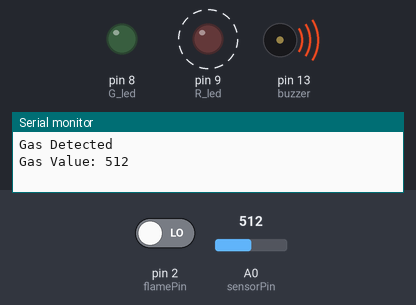
Bench run of a sketch on a simulated Arduino Uno, built with avr-gcc and run on an emulated ATmega328P. Parts: output pins drawn as LEDs (lit = HIGH), buzzer (waves = sounding, pin HIGH), the last lines printed to the serial monitor. Dashed ring = blinking. The inputs (shaded band) are chosen by the test bench; at power-on: A0 (sensorPin) = 512, pin 2 (flamePin) LOW.

Above: at 3.0 s.
3.1 s: A0 (sensorPin) set to 22
6.6 s: A0 (sensorPin) set to 17
At 7.8 s:
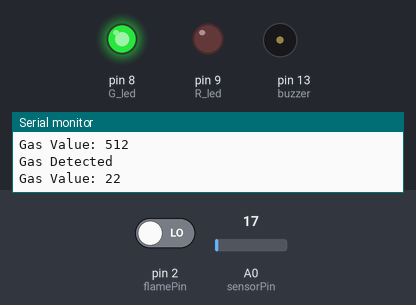
9.5 s: pin 2 (flamePin) driven HIGH
At 11.0 s:
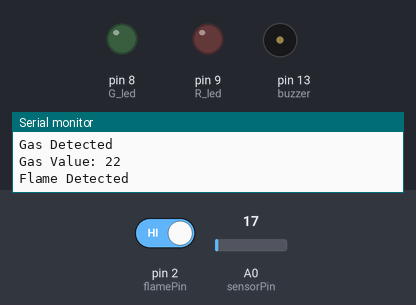
15.4 s: pin 2 (flamePin) driven LOW
At 16.4 s:
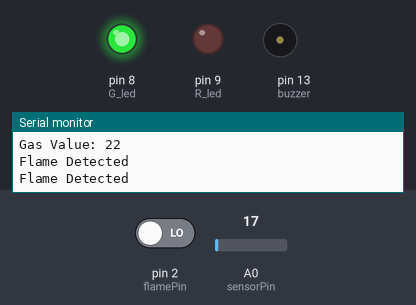
18.3 s: A0 (sensorPin) set to 122
At 18.7 s:
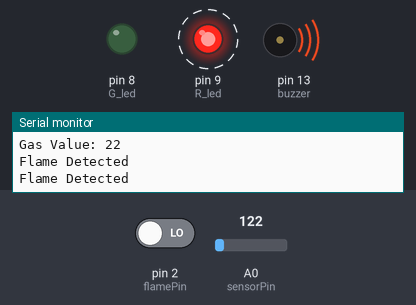
Timing chart, 0 to 24.1 s (numbered marks = the images above; inputs shaded):
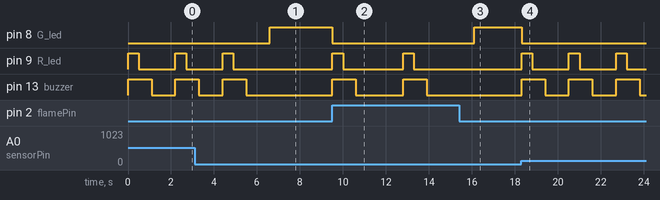

The sketch:

Assignment2IoT.ino
```cpp
int sensorPin = A0; // choose the input pin (for GAS sensor)
int flamePin = 2;
int buzzer = 13;    // choose the pin for the Buzzer
int G_led = 8;      // choose the pin for the Green LED
int R_led = 9;      // choose the pin for the Red LED

int read_value;
int flameValue;
int set = 20; // Set threshold value for gas detection
const int flameThreshold = HIGH;

void setup() {
  Serial.begin(9600);
  pinMode(sensorPin, INPUT);
  pinMode(buzzer, OUTPUT);
  pinMode(R_led, OUTPUT);
  pinMode(G_led, OUTPUT);
}

void loop() {
  read_value = analogRead(sensorPin);
  flameValue = digitalRead(flamePin);
  digitalWrite(G_led, HIGH);  // Turn on green LED

  if (read_value >= set) {
        digitalWrite(G_led, LOW);  // Turn off green LED
    digitalWrite(buzzer, HIGH); // Turn on buzzer
    digitalWrite(R_led, HIGH);  // Turn on red LED
    delay(500);                  // Delay for 500 milliseconds
    digitalWrite(R_led, LOW);   // Turn off red LED
    delay(600);                  // Delay for 500 milliseconds
    digitalWrite(buzzer, LOW);  // Turn off buzzer
    Serial.println("Gas Detected");
    Serial.print("Gas Value: "); // Send gas value
    Serial.println(read_value);  // Send gas value over serial port
    delay(1000);  // Wait before sending another message
  }
  else if(flameValue == flameThreshold){
    digitalWrite(G_led, LOW);
    digitalWrite(buzzer, HIGH); // Turn on buzzer
    digitalWrite(R_led, HIGH); // Turn on red LED
    delay(500);
    digitalWrite(R_led, LOW);   // Turn off red LED
    delay(600);                  // Delay for 500 milliseconds
    digitalWrite(buzzer, LOW);  // Turn off buzzer
    Serial.println("Flame Detected");
    delay(1000);

    delay(500);                    // Delay for 500 milliseconds

    digitalWrite(R_led, LOW);  // Turn off red LED
    digitalWrite(buzzer, LOW);  // Turn off buzzer

    delay(600);                    // Delay for 500 milliseconds
  }
  else {
    digitalWrite(R_led, LOW);   // Turn off red LED
  }

  delay(100); // Add a short delay before next reading
}
```

Measured:
- the behaviour switches between 20 and 19 on A0 (sensorPin) (found by bisection; images 0 and 1)
- after the input at 6.6 s, pin 8 (G_led): LOW → HIGH at once; pin 9 (R_led): stops changing and stays LOW; pin 13 (buzzer): stays LOW (without the input it goes to HIGH after 0.00 s)
- after the input at 9.5 s, pin 8 (G_led): HIGH → LOW at once; pin 9 (R_led): alternates HIGH for 0.50 s and LOW for 2.8 s, starting at once; pin 13 (buzzer): alternates HIGH for 1.1 s and LOW for 2.2 s, starting at once
- after the input at 15.4 s, pin 8 (G_led): LOW → HIGH after 0.71 s; pin 9 (R_led), pin 13 (buzzer): stays LOW (without the input it goes to HIGH after 0.71 s)
- after the input at 18.3 s, pin 8 (G_led): HIGH → LOW at once; pin 9 (R_led): alternates HIGH for 0.50 s and LOW for 1.7 s, starting at once; pin 13 (buzzer): alternates HIGH for 1.1 s and LOW for 1.1 s, starting at once
